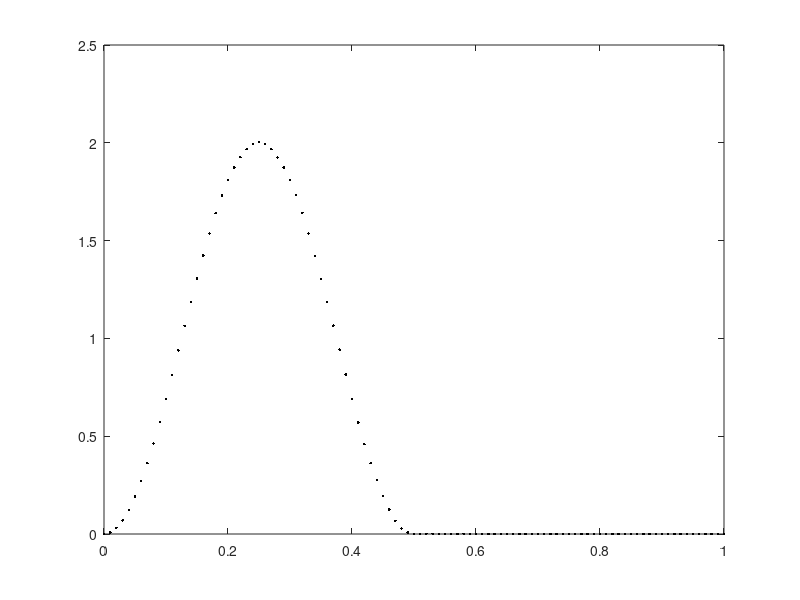

This figure's MATLAB source: (Note: this script raises an error after producing the figure.)
% Movie

N_expand = 29;
n = (1:N_expand)';
a = 1/(sqrt(2)*pi).*(1./(n./2-1).*sin((n./2-1)*pi)-1./(n./2+1).*sin((n./2+1)*pi));

a(2) = 1/sqrt(2);
for k = 4:2:N_expand-1
a(k)= 0;
end

h = 6.636e-34; % [m^2*kg/s)]
mass = 9.11e-31; % [kg]
L = 1e-10; % [m]
N_frame = 100;
x = 0:0.01:1;
omega = h/(2*pi)*pi^2*n.^2/(8*mass*L);
T = 2*pi/omega(1);
amp = zeros([length(x),length(n)]);
h_fig = figure;
for j = 1:N_frame
    t = T*j/N_frame;
    for k = 1:length(n)
        amp(:,k) = a(k)*sin(n(k)*pi*x)*real(exp(-i*omega(k)*t));
    end
    psi = zeros([length(x),1]);
    psi = (sum(amp(:,1:N_expand),2)).^2;
    
    plot(x,psi,'k.')
%     hold on; plot(x,amp(:,1),'y')
%     plot(x,amp(:,2), 'r')
%     plot(x,amp(:,3), 'b')
%     plot(x,amp(:,5), 'g')
%     plot(x,amp(:,7), 'm')
%     hold off;
    F(j) = getframe(h_fig);
end
close(h_fig)
% h_fig2 = figure;
% movie(h_fig2,F,10,25)
movie2avi(F,'box3.avi','compression','Cinepak');